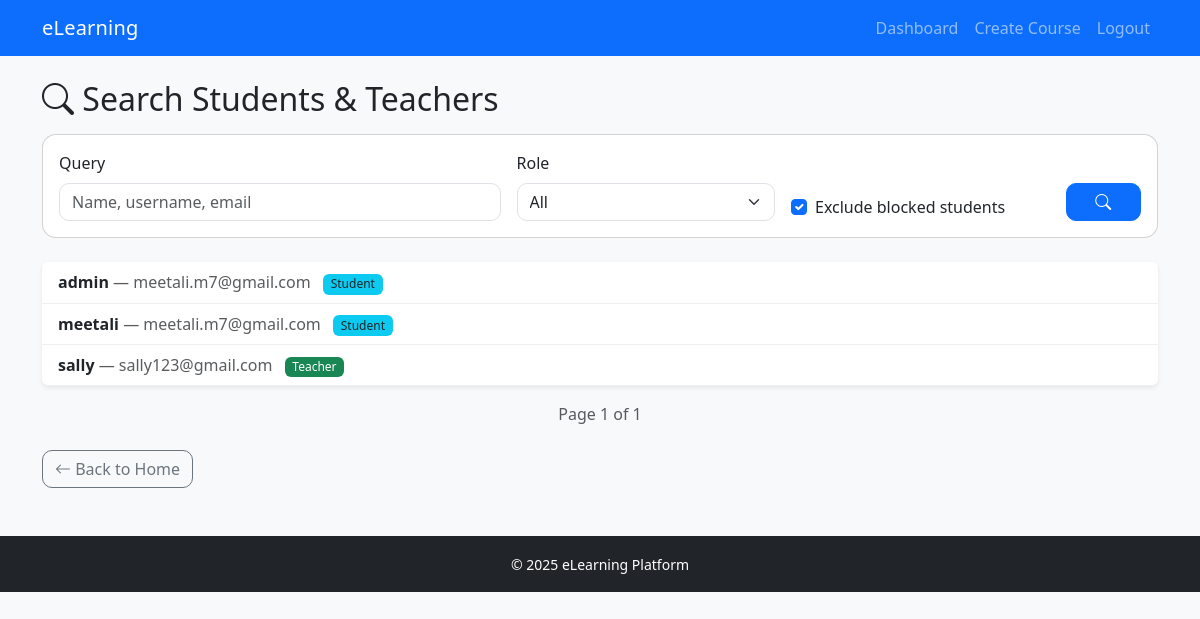
Screenshot of /search/ (signed in) with the database file from the repository.
### core/models.py (models this page shows, shortened)
class User(AbstractUser):
    is_teacher = models.BooleanField(default=False)
    photo = models.ImageField(upload_to='profile_photos/', blank=True, null=True)

### core/views.py (the view, shortened to what this page needs)
# urls.py: path("search/", views.search_users, name="search_users"),
@login_required
def search_users(request):
    if not request.user.is_teacher:
        return HttpResponseForbidden("Only teachers can search users.")
    q = request.GET.get("q", "").strip()
    role = request.GET.get("role", "all")  # 'students' | 'teachers' | 'all'
    exblk = request.GET.get("exclude_blocked", "1") # default: exclude blocked
    exclude_blocked = exblk == "1"
    qs = User.objects.all().order_by("username")
    if role == "students":
        qs = qs.filter(is_teacher=False)
    elif role == "teachers":
        qs = qs.filter(is_teacher=True)
    blocked_subq = CourseBlock.objects.filter(
        course__teacher=request.user,
        student_id=OuterRef("pk"),
    )
    qs = qs.annotate(is_blocked=Exists(blocked_subq))
    if exclude_blocked:
        qs = qs.filter(is_blocked=False)
    from django.core.paginator import Paginator
    paginator = Paginator(qs, 10)
    page_number = request.GET.get("page")
    page_obj = paginator.get_page(page_number)
    return render(request, "core/search.html", {
        "q": q,
        "role": role,
        "page_obj": page_obj,
        "exclude_blocked": exclude_blocked,
    })

### core/templates/core/search.html (shortened to what this page needs)
{% extends 'base.html' %}
{% block content %}
<h2 class="mb-3"><i class="bi bi-search"></i> Search Students & Teachers</h2>
<div class="card mb-4">
  <div class="card-body">
    <form method="get" class="row g-3 align-items-end" action="{% url 'search_users' %}">
      <div class="col-md-5">
        <label class="form-label">Query</label>
        <input type="text" name="q" value="{{ q }}" class="form-control" placeholder="Name, username, email">
      </div>
      <div class="col-md-3">
        <label class="form-label">Role</label>
        <select name="role" class="form-select">
          <option value="all" {% if role == 'all' %}selected{% endif %}>All</option>
        </select>
      </div>
      <div class="col-md-3">
        <div class="form-check mt-4">
          <input class="form-check-input" type="checkbox" name="exclude_blocked" value="1" id="exb"
                 {% if exclude_blocked %}checked{% endif %}>
          <label class="form-check-label" for="exb">Exclude blocked students</label>
        </div>
      </div>
      <div class="col-md-1 text-end">
        <button class="btn btn-primary w-100"><i class="bi bi-search"></i></button>
      </div>
    </form>
  </div>
</div>
{% if page_obj.object_list %}
  <ul class="list-group shadow-sm">
    {% for u in page_obj.object_list %}
      <li class="list-group-item d-flex justify-content-between align-items-center">
        <div>
          <strong>{{ u.username }}</strong>
          {% if u.email %}<span class="text-muted"> — {{ u.email }}</span>{% endif %}
          {% if u.is_teacher %}
            <span class="badge bg-success ms-2">Teacher</span>
          {% else %}
            <span class="badge bg-info text-dark ms-2">Student</span>
          {% endif %}
        </div>
      </li>
    {% endfor %}
  </ul>
  <nav class="mt-3 d-flex justify-content-between">
    <div class="text-muted align-self-center">
      Page {{ page_obj.number }} of {{ page_obj.paginator.num_pages }}
    </div>
  </nav>
{% else %}
  <div class="alert alert-info">No users found.</div>
{% endif %}
<div class="mt-4">
  <a href="{% url 'home' %}" class="btn btn-outline-secondary"><i class="bi bi-arrow-left"></i> Back to Home</a>
</div>
{% endblock %}

### core/static/css/style.css (style rules this page uses)
:root { --radius: 14px; }
.card { border-radius: var(--radius); overflow: hidden; }
.form-control, .form-select, .btn { border-radius: 10px; }
.list-group-item { border: 0; border-bottom: 1px solid rgba(0,0,0,.06); }
.badge { font-weight: 500; }

### rows the page displays
User: username "admin", email "meetali.m7@gmail.com", is_teacher "Student"
User: username "meetali", email "meetali.m7@gmail.com", is_teacher "Student"
User: username "sally", email "sally123@gmail.com", is_teacher "Teacher"

### other values shown
{{ page_obj.number }} "1"
{{ page_obj.paginator.num_pages }} "1"
